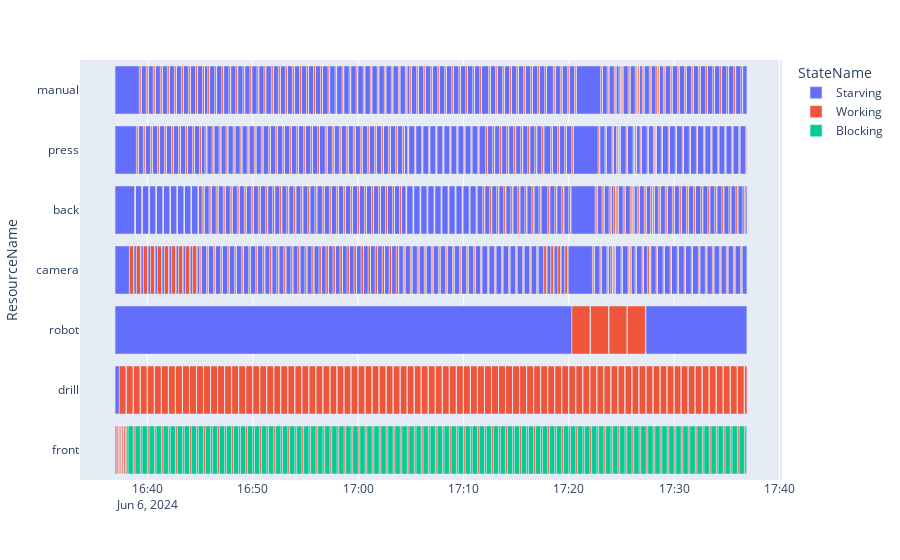

Notebook source saved alongside this figure:
### Code cell
lab=Lab()
lab.gate.Store.items = batchCreate(0,numJobs=400) #batchedExp
lab.run(1*60*60)

df = pd.DataFrame(lab.env.state_log, columns=["Resource","ResourceName","State","StateName","Entity","?","timeIn","timeOut"])

df = df.loc[df.ResourceName.isin(["front","drill","robot","camera","back","press","manual"])]

fig = utils.createGantt(df)

fig.show()

makespan=df.timeOut.max()-df.timeIn.min()
print(makespan)

### Figure 1 — Plotly figure (JSON) as saved in the notebook; plotly's stock layout.template omitted (floating-point values rounded to 4 significant figures; data arrays with more than 128 entries replaced by an {"elided": "..."} marker saying what was removed)
{"data": [{"alignmentgroup": "True", "base": {"elided": "544 str values"}, "hovertemplate": "StateName=Starving<br>timeIn=%{base}<br>timeOut=%{x}<br>ResourceName=%{y}<extra></extra>", "legendgroup": "Starving", "marker": {"color": "#636efa", "pattern": {"shape": ""}}, "name": "Starving", "offsetgroup": "Starving", "orientation": "h", "showlegend": true, "textposition": "auto", "type": "bar", "x": {"elided": "544 float values"}, "xaxis": "x", "y": {"elided": "544 str values"}, "yaxis": "y"}, {"alignmentgroup": "True", "base": {"elided": "539 str values"}, "hovertemplate": "StateName=Working<br>timeIn=%{base}<br>timeOut=%{x}<br>ResourceName=%{y}<extra></extra>", "legendgroup": "Working", "marker": {"color": "#EF553B", "pattern": {"shape": ""}}, "name": "Working", "offsetgroup": "Working", "orientation": "h", "showlegend": true, "textposition": "auto", "type": "bar", "x": {"elided": "539 float values"}, "xaxis": "x", "y": {"elided": "539 str values"}, "yaxis": "y"}, {"alignmentgroup": "True", "base": {"elided": "538 str values"}, "hovertemplate": "StateName=Blocking<br>timeIn=%{base}<br>timeOut=%{x}<br>ResourceName=%{y}<extra></extra>", "legendgroup": "Blocking", "marker": {"color": "#00cc96", "pattern": {"shape": ""}}, "name": "Blocking", "offsetgroup": "Blocking", "orientation": "h", "showlegend": true, "textposition": "auto", "type": "bar", "x": {"elided": "538 float values"}, "xaxis": "x", "y": {"elided": "538 str values"}, "yaxis": "y"}], "layout": {"barmode": "overlay", "legend": {"title": {"text": "StateName"}, "tracegroupgap": 0}, "margin": {"t": 60}, "xaxis": {"anchor": "y", "domain": [0, 1], "type": "date"}, "yaxis": {"anchor": "x", "domain": [0, 1], "title": {"text": "ResourceName"}}}}
